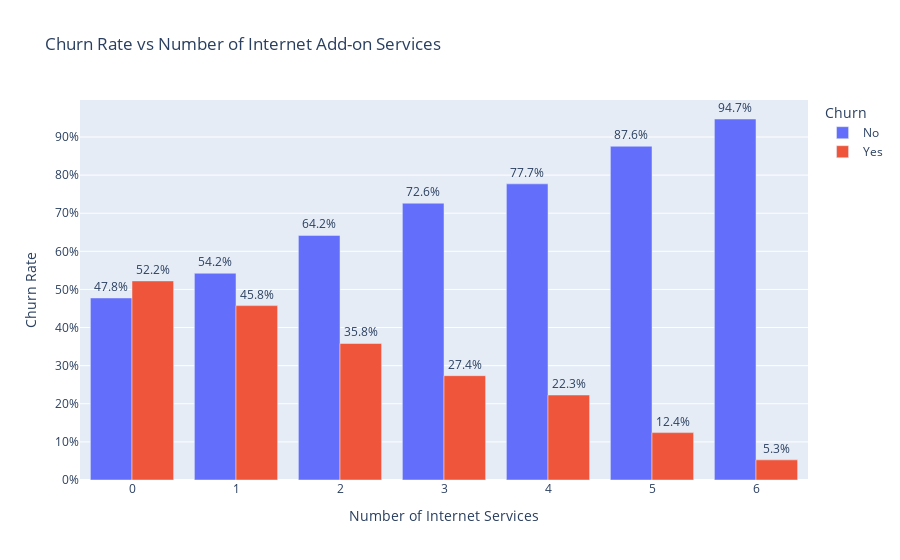

Write notebook code for a chart like this one.
### Markdown cell above
#### **Internet Add-on services Analysis**
##### 1. Bar Plot for Number of Internet Serivce by Churn

### Code cell
# Bar plot for NumInternetServices vs Churn rate
selected_churn = ["No", "Yes"]
filtered_df = df[df["InternetService"] != "No"]
filtered_churn = filtered_df.groupby("NumInternetServices")["Churn"].value_counts(normalize=True).unstack().fillna(0).reset_index()

# Melt the dataframe for plotly
melted_churn = filtered_churn.melt(id_vars="NumInternetServices", value_vars=selected_churn,
								   var_name="Churn", value_name="Rate")

fig = px.bar(melted_churn, x="NumInternetServices", y="Rate", color="Churn",
			 barmode="group", title="Churn Rate vs Number of Internet Add-on Services",
			 labels={"Rate": "Churn Rate", "NumInternetServices": "Number of Internet Services"})
fig.update_traces(texttemplate='%{y:.1%}', textposition='outside')
fig.update_layout(yaxis_tickformat=".0%")
fig.show()

### Figure 1 — Plotly figure (JSON) as saved in the notebook; plotly's stock layout.template omitted (floating-point values rounded to 4 significant figures)
{"data": [{"alignmentgroup": "True", "hovertemplate": "Churn=No<br>Number of Internet Services=%{x}<br>Churn Rate=%{y}<extra></extra>", "legendgroup": "No", "marker": {"color": "#636efa", "pattern": {"shape": ""}}, "name": "No", "offsetgroup": "No", "orientation": "v", "showlegend": true, "textposition": "outside", "texttemplate": "%{y:.1%}", "type": "bar", "x": [0, 1, 2, 3, 4, 5, 6], "xaxis": "x", "y": [0.4776, 0.5424, 0.6418, 0.7263, 0.777, 0.8757, 0.9472], "yaxis": "y"}, {"alignmentgroup": "True", "hovertemplate": "Churn=Yes<br>Number of Internet Services=%{x}<br>Churn Rate=%{y}<extra></extra>", "legendgroup": "Yes", "marker": {"color": "#EF553B", "pattern": {"shape": ""}}, "name": "Yes", "offsetgroup": "Yes", "orientation": "v", "showlegend": true, "textposition": "outside", "texttemplate": "%{y:.1%}", "type": "bar", "x": [0, 1, 2, 3, 4, 5, 6], "xaxis": "x", "y": [0.5224, 0.4576, 0.3582, 0.2737, 0.223, 0.1243, 0.05282], "yaxis": "y"}], "layout": {"barmode": "group", "legend": {"title": {"text": "Churn"}, "tracegroupgap": 0}, "title": {"text": "Churn Rate vs Number of Internet Add-on Services"}, "xaxis": {"anchor": "y", "domain": [0, 1], "title": {"text": "Number of Internet Services"}}, "yaxis": {"anchor": "x", "domain": [0, 1], "tickformat": ".0%", "title": {"text": "Churn Rate"}}}}
